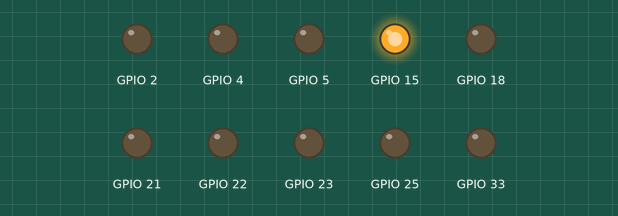
Simulated run of this program. Board: ESP32 board running MicroPython. Parts: output pins drawn as LEDs (lit = HIGH).

Above: at 0.07 s.
At 0.97 s:
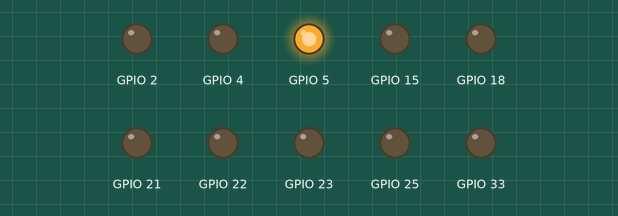
At 1.87 s:
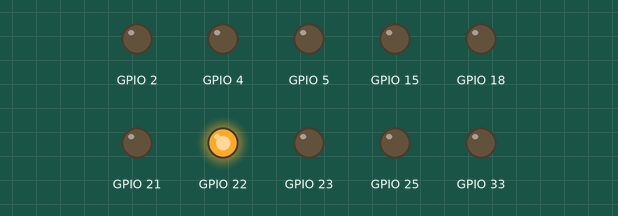
At 3.82 s:
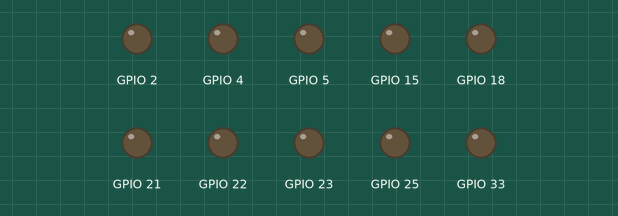
At 5.47 s:
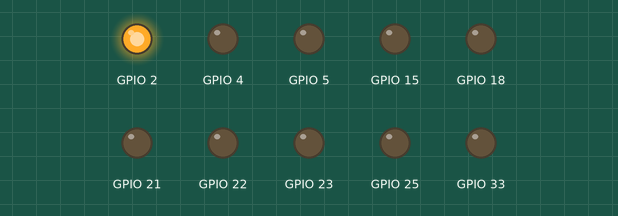
At 7.57 s:
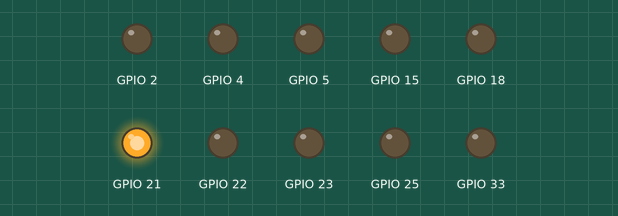
Timing chart, 0 to 7.9 s (numbered marks = the images above):
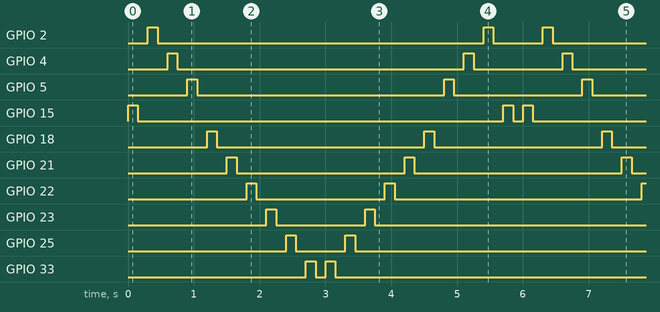

The program:

Encender_Cod4.py
```python
from machine import Pin as pin
from utime import sleep as pausa, sleep_ms as pausam, sleep_us
leda=pin(15,pin.OUT)
ledb=pin(2,pin.OUT)
ledc=pin(4,pin.OUT)
ledd=pin(5,pin.OUT)
lede=pin(18,pin.OUT)
ledf=pin(21,pin.OUT)
ledg=pin(22,pin.OUT)
ledh=pin(23,pin.OUT)
ledi=pin(25,pin.OUT)
ledj=pin(33,pin.OUT)

ledt=[leda,ledb,ledc,ledd,lede,ledf,ledg,ledh,ledi,ledj]

def derecha():
    for i in ledt:
        for j in range (2):
            i.value(not i.value())
            pausam(150)
def izquierda():
    for i in reversed(ledt):
        for j in range (2):
            i.value(not i.value())
            pausam(150)
while True:
    derecha()
    izquierda()
```

Measured:
- by itself, GPIO 2: repeats every 6.0 s: LOW 5.0 s, HIGH 0.15 s, LOW 0.75 s, HIGH 0.15 s
- by itself, GPIO 4: repeats every 6.0 s: LOW 4.4 s, HIGH 0.15 s, LOW 1.4 s, HIGH 0.15 s
- by itself, GPIO 5: repeats every 6.0 s: LOW 3.8 s, HIGH 0.15 s, LOW 2.0 s, HIGH 0.15 s
- by itself, GPIO 15: repeats every 6.0 s: LOW 5.6 s, HIGH 0.15 s, LOW 0.15 s, HIGH 0.15 s
- by itself, GPIO 18: repeats every 6.0 s: LOW 3.2 s, HIGH 0.15 s, LOW 2.6 s, HIGH 0.15 s
- by itself, GPIO 21: repeats every 6.0 s: LOW 2.6 s, HIGH 0.15 s, LOW 3.2 s, HIGH 0.15 s
- by itself, GPIO 22: repeats every 6.0 s: LOW 2.0 s, HIGH 0.15 s, LOW 3.8 s, HIGH 0.15 s
- by itself, GPIO 23: repeats every 6.0 s: LOW 1.4 s, HIGH 0.15 s, LOW 4.4 s, HIGH 0.15 s
